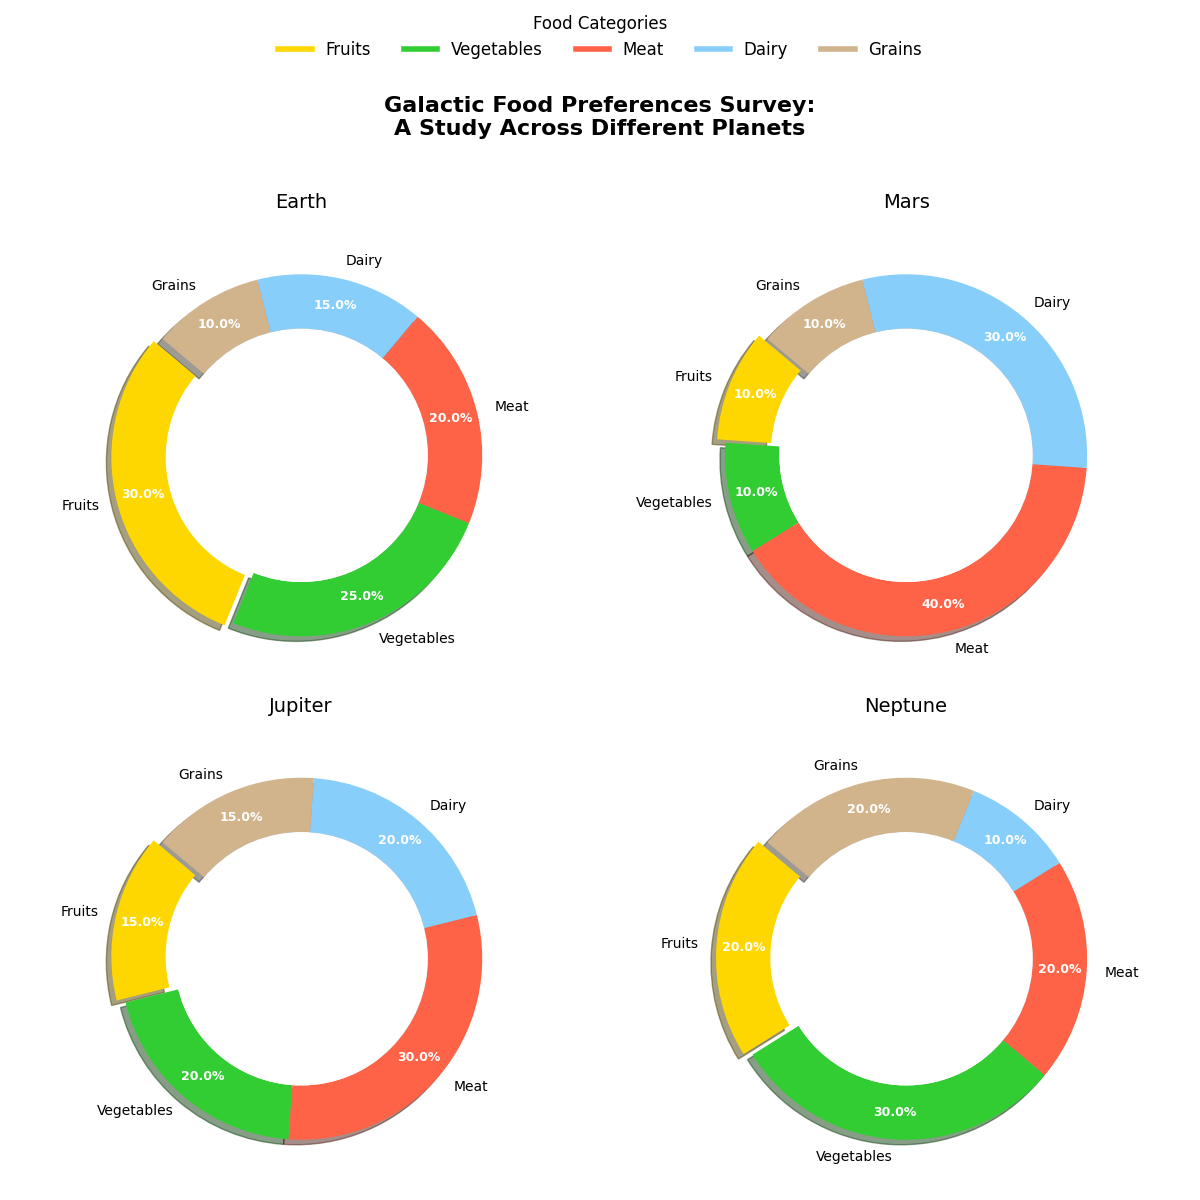

Source code (Python):
import matplotlib.pyplot as plt
import numpy as np

# Backstory:
# The Galactic Food Corporation (GFC) has surveyed different planets in the galaxy about their favorite food types.
# They are interested in understanding the culinary preferences across various planets to shape their marketing strategies.
# Got data of 4 planets – Earth, Mars, Jupiter, and Neptune.

# Planets surveyed
planets = ['Earth', 'Mars', 'Jupiter', 'Neptune']

# Food categories
food_categories = ['Fruits', 'Vegetables', 'Meat', 'Dairy', 'Grains']

# Preferences percentages schematized for each planet
preferences = [
    [30, 25, 20, 15, 10],  # Earth
    [10, 10, 40, 30, 10],  # Mars
    [15, 20, 30, 20, 15],  # Jupiter
    [20, 30, 20, 10, 20],  # Neptune
]

# Colors for food categories
colors = ['#FFD700', '#32CD32', '#FF6347', '#87CEFA', '#D2B48C']

# Create subplots for each planet
fig, axes = plt.subplots(2, 2, figsize=(12, 12), subplot_kw=dict(aspect="equal"))
fig.suptitle('Galactic Food Preferences Survey:\nA Study Across Different Planets', fontsize=16, fontweight='bold', y=0.92)

# Iterate through each planet to create pie charts
for i, ax in enumerate(axes.flat):
    wedges, texts, autotexts = ax.pie(
        preferences[i], labels=food_categories, autopct='%1.1f%%',
        startangle=140, colors=colors, pctdistance=0.85,
        wedgeprops=dict(width=0.3), explode=[0.05 if j == 0 else 0 for j in range(len(food_categories))],
        shadow=True
    )
    
    # Center circle for donut chart effect
    centre_circle = plt.Circle((0, 0), 0.70, fc='white')
    ax.add_artist(centre_circle)

    # Adjust text properties
    for text in texts:
        text.set_fontsize(10)
        text.set_color('black')

    for autotext in autotexts:
        autotext.set_color('white')
        autotext.set_fontsize(9)
        autotext.set_weight('bold')

    # Title for individual pies
    ax.set_title(planets[i], fontsize=14, pad=15)

# Central legend for food categories
handles = [plt.Line2D([0], [0], color=colors[k], lw=4) for k in range(len(food_categories))]
fig.legend(handles, food_categories, loc='upper center', ncol=5, frameon=False, fontsize=12, title='Food Categories', title_fontsize=12)

# Adjust layout
plt.tight_layout(rect=[0, 0, 1, 0.9])

# Display the plot
plt.show()
